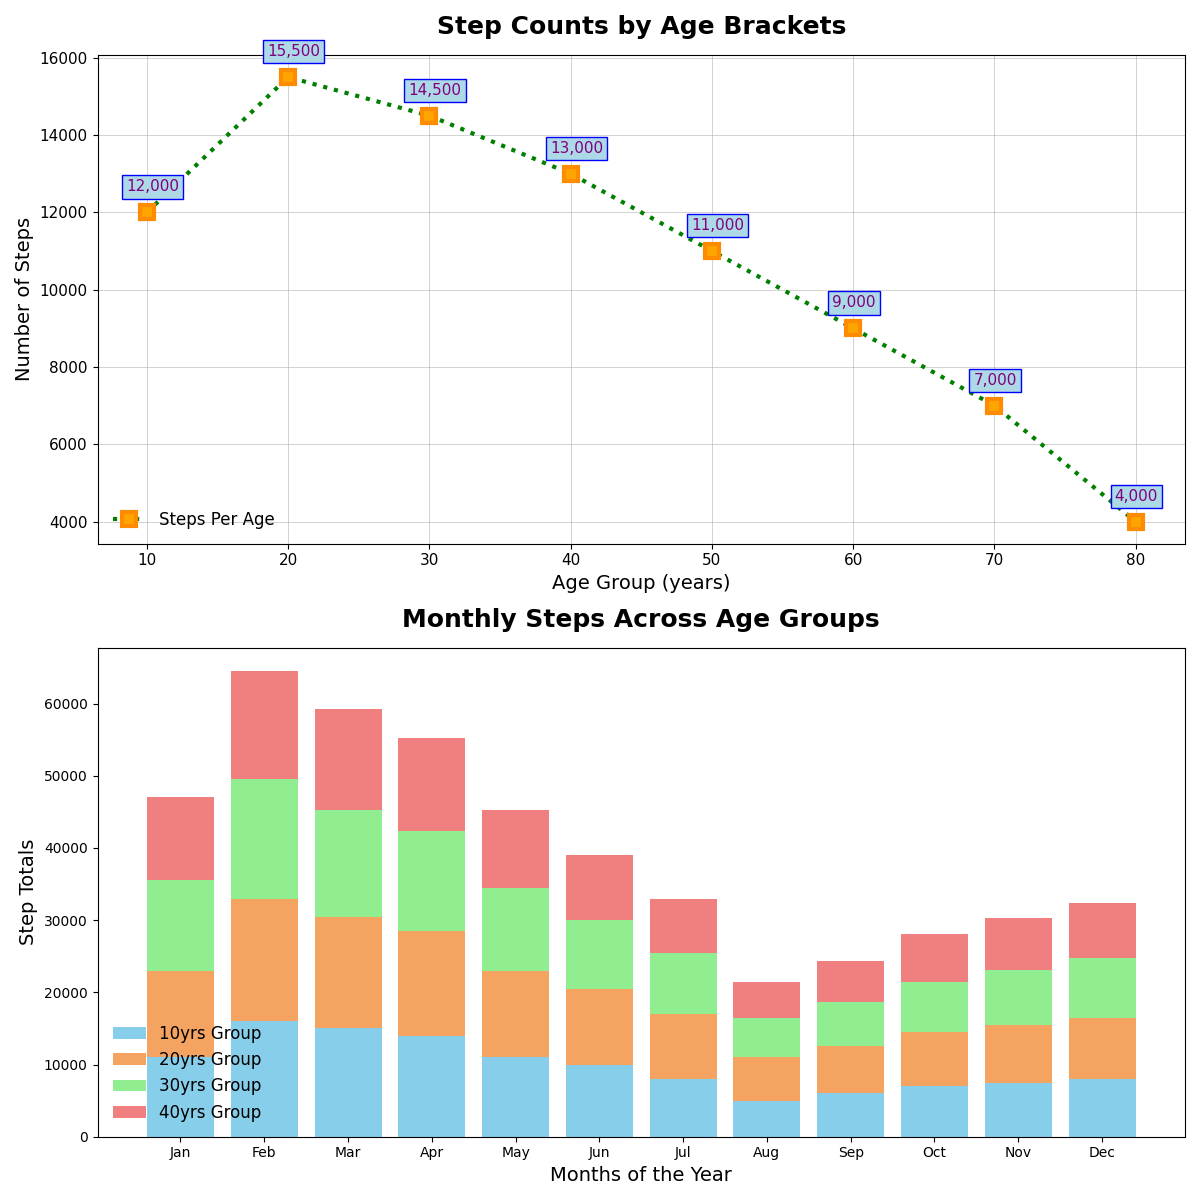

The Python source for this figure:
import matplotlib.pyplot as plt
import numpy as np

age_groups = np.array([10, 20, 30, 40, 50, 60, 70, 80])
average_steps = np.array([12000, 15500, 14500, 13000, 11000, 9000, 7000, 4000])

months = ["Jan", "Feb", "Mar", "Apr", "May", "Jun", "Jul", "Aug", "Sep", "Oct", "Nov", "Dec"]
steps_per_month = np.array([
    [11000, 16000, 15000, 14000, 11000, 10000, 8000, 5000, 6000, 7000, 7500, 8000], 
    [12000, 17000, 15500, 14500, 12000, 10500, 9000, 6000, 6500, 7500, 8000, 8500], 
    [12500, 16500, 14800, 13800, 11500, 9500, 8500, 5500, 6200, 7000, 7600, 8200],  
    [11500, 15000, 14000, 13000, 10800, 9000, 7500, 5000, 5700, 6600, 7200, 7700],  
])

fig, ax = plt.subplots(2, 1, figsize=(12, 12))

ax[0].plot(age_groups, average_steps, 's--', color='green', linestyle=':', linewidth=3,
           markersize=10, markerfacecolor='orange', markeredgewidth=3, markeredgecolor='darkorange',
           label='Steps Per Age')

ax[0].set_title("Step Counts by Age Brackets", fontsize=18, fontweight='bold', pad=15)
ax[0].set_xlabel("Age Group (years)", fontsize=14)
ax[0].set_ylabel("Number of Steps", fontsize=14)

for i in range(age_groups.size):
    ax[0].annotate(f'{average_steps[i]:,.0f}', xy=(age_groups[i], average_steps[i]), xytext=(-15, 15),
                   textcoords='offset points', fontsize=11, color='purple', bbox=dict(facecolor='lightblue', edgecolor='blue', pad=3))

ax[0].grid(True, which='major', linestyle='-', linewidth=0.5, alpha=0.8)
ax[0].tick_params(axis='both', which='major', labelsize=11)
ax[0].legend(loc='lower left', fontsize=12, frameon=False)

age_group_indices = [0, 1, 2, 3]
bar_width = 0.4  
cumulative_steps = np.zeros(len(months))

colors = ['skyblue', 'sandybrown', 'lightgreen', 'lightcoral']

for idx, age_idx in enumerate(age_group_indices):
    ax[1].bar(months, steps_per_month[age_idx], bottom=cumulative_steps, label=f'{age_groups[age_idx]}yrs Group', color=colors[idx])
    cumulative_steps += steps_per_month[age_idx]

ax[1].set_xlabel("Months of the Year", fontsize=14)
ax[1].set_ylabel("Step Totals", fontsize=14)
ax[1].set_title("Monthly Steps Across Age Groups", fontsize=18, fontweight='bold', pad=15)
ax[1].legend(loc='lower left', fontsize=12, frameon=False)

plt.tight_layout()
plt.show()
